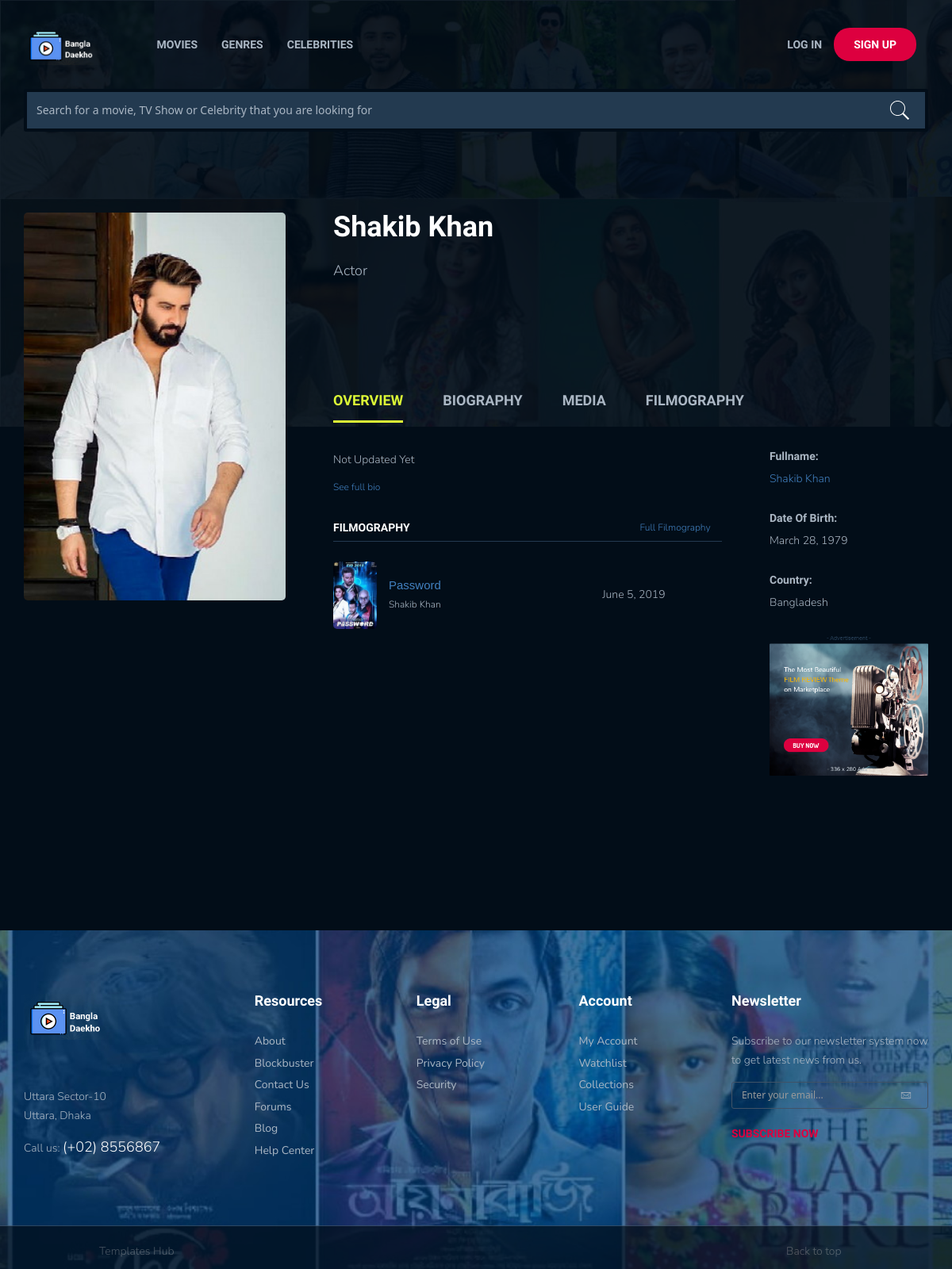
The app's page /celebrities/6, older data.
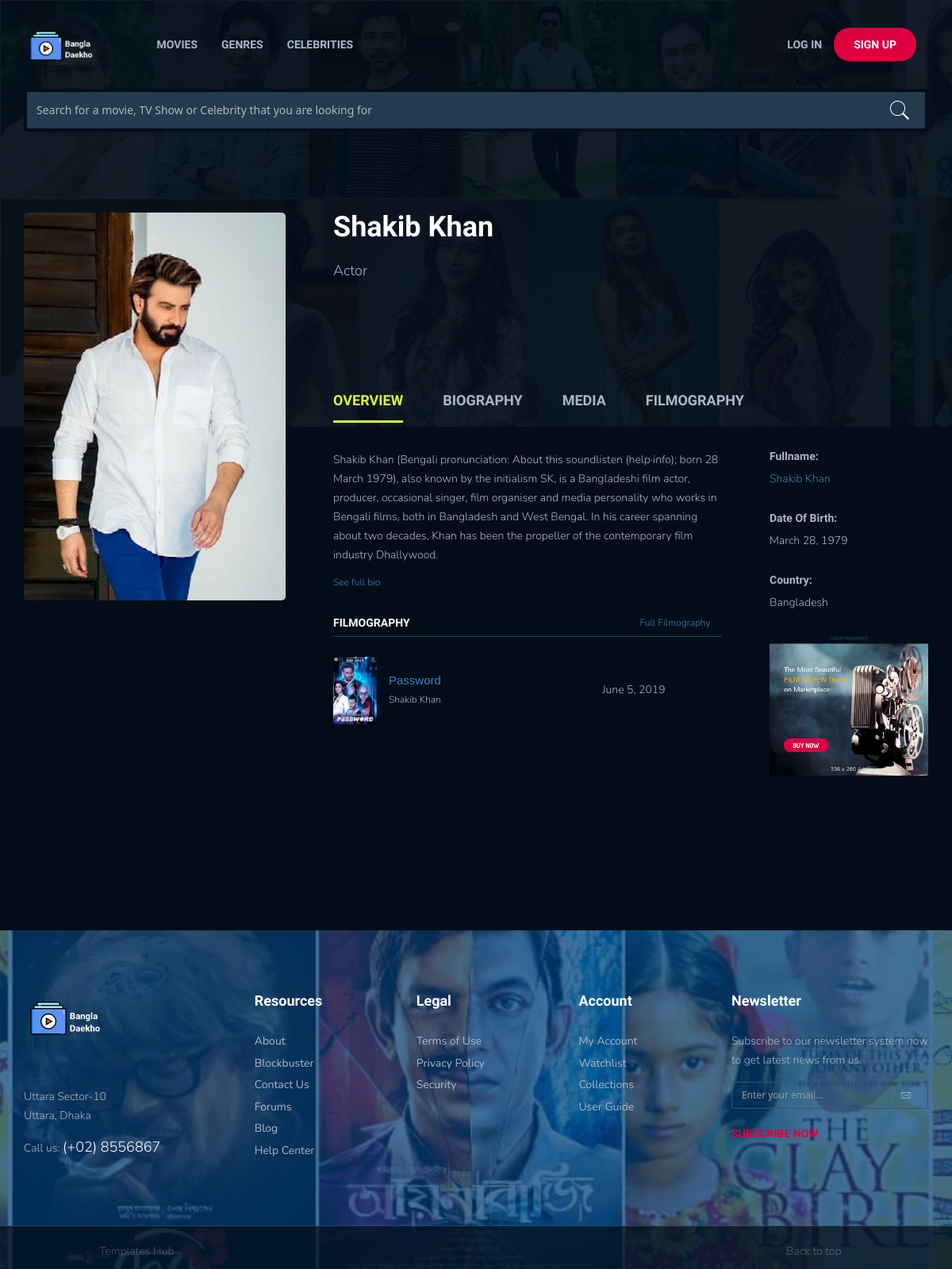
The same page, newer data.
### movie/models.py (models this page shows, shortened)
class Cast(models.Model):
    name = models.CharField(max_length=64)
    gender = models.CharField(max_length=6, choices=Genders, default='Male')
    date_of_birth = models.DateField(null=True, blank=True)
    overview = models.CharField(max_length=1000, default='Not Updated Yet')
    biography = models.CharField(max_length=10000, default='Not Updated Yet')
    movies = models.ManyToManyField(Movie, blank=True, related_name="cast_movie")

class Movie(models.Model):
    title = models.CharField(max_length=64)
    release_date = models.DateField(null=True, blank=True)
    overview = models.CharField(max_length=10000, default='Not Updated Yet')
    celebrities = models.ManyToManyField("Cast", blank=True, related_name="movie_celeb")

### movie/views.py (the view)
# urls.py: path("celebrities/<int:celebrity_id>", views.celebrity, name="celebrity"),
def celebrity(request, celebrity_id):
    celebrityo = Cast.objects.get(id=celebrity_id)
    return render(request, "celebrity.html", {
        "celebrity": celebrityo
    })

### movie/templates/celebrity.html (shortened to what this page needs)
{% extends "layout.html" %}
{% load static %}
{% block body %}
<div class="hero hero3">
	<div class="container">
		<div class="row">
			<div class="col-md-12">
			</div>
		</div>
	</div>
</div>
<div class="page-single movie-single cebleb-single">
	<div class="container">
		<div class="row ipad-width">
			<div class="col-md-4 col-sm-12 col-xs-12">
				<div class="mv-ceb">
					<img src='{% static "" %}movie/images/uploads/{{celebrity.name}}.jpg' alt="">
				</div>
			</div>
			<div class="col-md-8 col-sm-12 col-xs-12">
				<div class="movie-single-ct">
					<h1 class="bd-hd">{{celebrity.name}}</h1>
					{% if celebrity.gender == "MALE" %}
					<p class="ceb-single">Actor</p>
					{% endif %}
					<div class="social-link cebsingle-socail">
						<a href="#"><i class="ion-social-facebook"></i></a>
						<a href="#"><i class="ion-social-twitter"></i></a>
						<a href="#"><i class="ion-social-googleplus"></i></a>
						<a href="#"><i class="ion-social-linkedin"></i></a>
					</div>
					<div class="movie-tabs">
						<div class="tabs">
							<ul class="tab-links tabs-mv">
								<li class="active"><a href="#overviewceb">Overview</a></li>
								<li><a href="#biography"> biography</a></li>
								<li><a href="#mediaceb"> Media</a></li>
								<li><a href="#filmography">filmography</a></li>
							</ul>
						    <div class="tab-content">
						        <div id="overviewceb" class="tab active">
						            <div class="row">
						            	<div class="col-md-8 col-sm-12 col-xs-12">
						            		<p> {{celebrity.overview}} </p>
											<p class="time"><a href="#">See full bio <i class="ion-ios-arrow-right"></i></a></p>
											<div class="title-hd-sm">
												<h4>filmography</h4>
												<a href="#" class="time">Full Filmography<i class="ion-ios-arrow-right"></i></a>
											</div>
											<div class="mvcast-item">
												{% for movie in celebrity.movies.all %}
												<div class="cast-it">
													<div class="cast-left cebleb-film">
														<img src='{% static "" %}movie/images/uploads/{{movie.title}}.jpg' alt="" width="55" height="77">
														<div>
															<a href="{% url 'movie' movie.id %}">{{movie.title}} </a>
															<p class="time">{{celebrity.name}}</p>
														</div>
													</div>
													<p>{{movie.release_date}}</p>
												</div>
												{% endfor %}
											</div>
						            	</div>
						            	<div class="col-md-4 col-xs-12 col-sm-12">
						            		<div class="sb-it">
						            			<h6>Fullname:  </h6>
						            			<p><a href="#">{{celebrity.name}}</a></p>
						            		</div>
						            		<div class="sb-it">
						            			<h6>Date of Birth: </h6>
						            			<p>{{celebrity.date_of_birth}}</p>
						            		</div>
						            		<div class="sb-it">
						            			<h6>Country:  </h6>
						            			<p>Bangladesh</p>
						            		</div>
						            		<div class="ads">
												<img src="{% static 'movie/images/uploads/ads1.png' %}" alt="">
											</div>
						            	</div>
						            </div>
						        </div>
						    </div>
						</div>
					</div>
				</div>
			</div>
		</div>
	</div>
	</div>
{% endblock %}

### movie/templates/layout.html (shortened to what this page needs)
{% load static %}
<!DOCTYPE html>
<html lang="en" class="no-js">
<head>
	<link rel="stylesheet" href="{% static 'movie/css/plugins.css' %}">
	<link rel="stylesheet" href="{% static 'movie/css/style.css' %}">
</head>
<body>
	<header class="ht-header">
		<div class="container">
			<nav class="navbar navbar-default navbar-custom">
				<div class="navbar-header logo">
					<a href="{% url 'home' %}"><img class="logo" src="{% static 'movie/images/logo1.png' %}" alt=""
							width="119" height="58"></a>
				</div>
				<div class="collapse navbar-collapse flex-parent" id="bs-example-navbar-collapse-1">
					<ul class="nav navbar-nav flex-child-menu menu-left">
						<li><a href="{% url 'movies' %}">Movies</a></li>
						<li><a href="{% url 'genres' %}">Genres</a></li>
						<li><a href="{% url 'celebrities' %}">Celebrities</a></li>
					</ul>
					<ul class="nav navbar-nav flex-child-menu menu-right">
						{% if user.is_authenticated %}
						<li class="logoutlink"><a href="{% url 'logout' %}">LOGOUT</a></li>
						<li class="nav-item">
							<a class="nav-link" href="#">Welcome, {{user.username}}</a>
						</li>
						{% else %}
						<li class="loginLink"><a href="{% url 'login' %}">LOG In</a></li>
						<li class="btn signupLink"><a href="{% url 'signup' %}">sign up</a></li>
						{% endif %}
					</ul>
				</div>
			</nav>
				<form class="top-search" method=POST action="{% url 'searchresult' %}">
					<input type="text" placeholder="Search for a movie, TV Show or Celebrity that you are looking for"
						name="searched">
				</form>
		</div>
	</header>
	{% block body %}
	{% endblock %}
	<footer class="ht-footer">
		<div class="container">
			<div class="flex-parent-ft">
				<div class="flex-child-ft item1">
					<a href=""><img class="logo" src="{% static 'movie/images/logo1.png' %}" alt=""></a>
					<p>Uttara Sector-10<br>
						Uttara, Dhaka</p>
					<p>Call us: <a href="#">(+02) 8556867</a></p>
				</div>
				<div class="flex-child-ft item2">
					<h4>Resources</h4>
					<ul>
						<li><a href="#">About</a></li>
						<li><a href="#">Blockbuster</a></li>
						<li><a href="#">Contact Us</a></li>
						<li><a href="#">Forums</a></li>
						<li><a href="#">Blog</a></li>
						<li><a href="#">Help Center</a></li>
					</ul>
				</div>
				<div class="flex-child-ft item3">
					<h4>Legal</h4>
					<ul>
						<li><a href="#">Terms of Use</a></li>
						<li><a href="#">Privacy Policy</a></li>
						<li><a href="#">Security</a></li>
					</ul>
				</div>
				<div class="flex-child-ft item4">
					<h4>Account</h4>
					<ul>
						<li><a href="#">My Account</a></li>
						<li><a href="#">Watchlist</a></li>
						<li><a href="#">Collections</a></li>
						<li><a href="#">User Guide</a></li>
					</ul>
				</div>
				<div class="flex-child-ft item5">
					<h4>Newsletter</h4>
					<p>Subscribe to our newsletter system now <br> to get latest news from us.</p>
					<form action="#">
						<input type="text" placeholder="Enter your email...">
					</form>
					<a href="#" class="btn">Subscribe now <i class="ion-ios-arrow-forward"></i></a>
				</div>
			</div>
		</div>
		<div class="ft-copyright">
			<div class="ft-left">
				<p><a target="_blank" href="https://www.templateshub.net">Templates Hub</a></p>
			</div>
			<div class="backtotop">
				<p><a href="#" id="back-to-top">Back to top <i class="ion-ios-arrow-thin-up"></i></a></p>
			</div>
		</div>
	</footer>
</body>
</html>

Row changes from the older to the newer data that the page shows:
changed Cast "Shakib Khan": overview "Not Updated Yet" → "Shakib Khan (Bengali pronunciation: About this soundlisten (help·info); born 28 March 1979), also known by the initialism SK, is a Bangladeshi film actor, producer, occasional singer, film organiser and media personality who works in Bengali films, both in Bangladesh and West Bengal. In his career spanning about two decades, Khan has been the propeller of the contemporary film industry Dhallywood."
